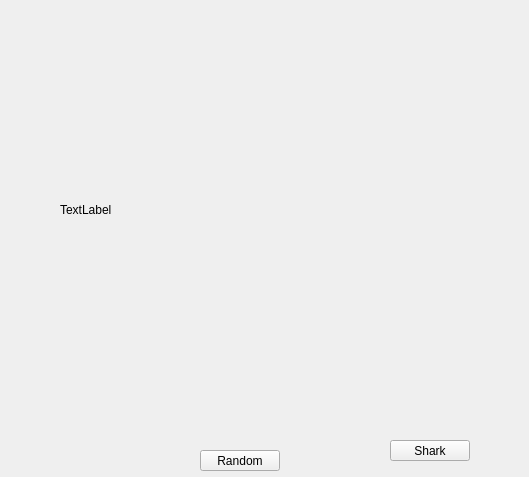
<?xml version="1.0" encoding="UTF-8"?>
<ui version="4.0">
 <class>MainWindow</class>
 <widget class="QMainWindow" name="MainWindow">
  <property name="geometry">
   <rect>
    <x>0</x>
    <y>0</y>
    <width>529</width>
    <height>477</height>
   </rect>
  </property>
  <property name="windowTitle">
   <string>MainWindow</string>
  </property>
  <widget class="QWidget" name="centralWidget">
   <widget class="QPushButton" name="pushButton">
    <property name="geometry">
     <rect>
      <x>200</x>
      <y>450</y>
      <width>80</width>
      <height>21</height>
     </rect>
    </property>
    <property name="text">
     <string>Random</string>
    </property>
   </widget>
   <widget class="QLabel" name="label">
    <property name="geometry">
     <rect>
      <x>60</x>
      <y>10</y>
      <width>400</width>
      <height>400</height>
     </rect>
    </property>
    <property name="text">
     <string>TextLabel</string>
    </property>
   </widget>
   <widget class="QPushButton" name="pushButton_2">
    <property name="geometry">
     <rect>
      <x>390</x>
      <y>440</y>
      <width>80</width>
      <height>21</height>
     </rect>
    </property>
    <property name="text">
     <string>Shark</string>
    </property>
   </widget>
   <zorder>label</zorder>
   <zorder>pushButton</zorder>
   <zorder>pushButton_2</zorder>
  </widget>
 </widget>
 <layoutdefault spacing="6" margin="11"/>
 <resources/>
 <connections/>
</ui>
